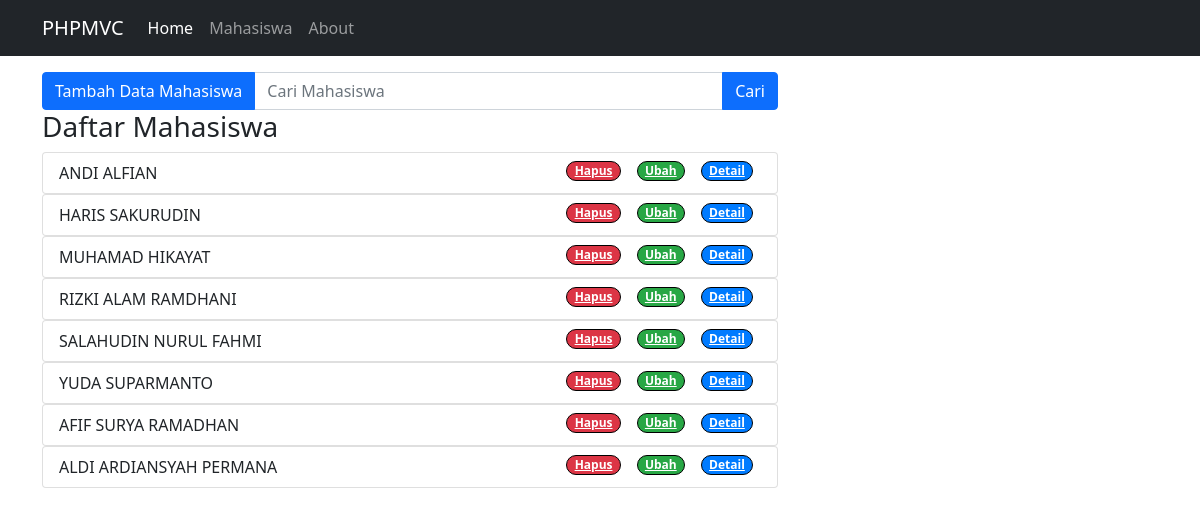
/public/Mahasiswa, run on the app's committed database.
### tables this page shows
CREATE TABLE `mahasiswa` (
  `id` int(11) NOT NULL,
  `nama` varchar(50) NOT NULL,
  `npm` varchar(20) NOT NULL,
  `nama_prodi` varchar(50) NOT NULL
);

### app/core/Controller.php (called while the page is built, shortened)
<?php
class Controller
{
    public function view($view, $data = [])
    {
        $data['title'] = (isset($data['title'])) ? $data['title'] : 'Document';
        require_once '../app/views/templates/index.php';
    }
    public function model($model)
    {
        return new $model;
    }
}

### app/controllers/Mahasiswa.php (called while the page is built, shortened)
<?php
class Mahasiswa extends Controller
{
    public function index()
    {
        $data['title'] = 'Daftar Mahasiswa';
        $data['mhs'] = $this->model('Mahasiswa_model')->getAllMahasiswa();
        $this->view('mahasiswa/index', $data);
    }
}

### app/core/App.php (called while the page is built, shortened)
<?php
class App
{
  protected $method = 'index';
  protected $params = [];
  public function __construct()
  {
    $this->controller = new $this->controller;
    call_user_func_array([$this->controller, $this->method], $this->params);
  }
}

### public/index.php (called while the page is built, shortened)
<?php
$app = new App;

### app/core/Database.php (called while the page is built, shortened)
<?php
class Database
{
    private $host = DB_HOST;
    private $db_name = DB_NAME;
    public function __construct()
    {
        $dsn = "mysql:host=$this->host;dbname=$this->db_name";
        try {
            $this->dbh = new PDO($dsn, 'root', '');
        } catch (PDOException $e) {
            die($e->getMessage());
        }
    }
    public function query($query)
    {
        $this->stmt = $this->dbh->prepare($query);
    }
    public function execute()
    {
        $this->stmt->execute();
    }
    public function resultSet()
    {
        $this->execute();
        return $this->stmt->fetchAll(PDO::FETCH_ASSOC);
    }
}

### app/models/Mahasiswa_model.php (called while the page is built, shortened)
<?php
class Mahasiswa_model
{
    private $table = 'mahasiswa';
    private $db;
    public function __construct()
    {
        $this->db = new Database;
    }
    public function getAllMahasiswa()
    {
        $this->db->query('SELECT * FROM ' . $this->table);
        return $this->db->resultSet();
    }
}

### app/views/mahasiswa/index.php (the view, shortened to what this page needs)
<div class="container mt-3">
    <div class="row">
        <div class="col-lg-8">
            <form action="<?= BASEURL ?>mahasiswa/cari" method="POST">
                <div class="input-group">
                    <button type="button" class="btn btn-primary tombolTambahData" data-toggle="modal" data-target="#formModal">
                        Tambah Data Mahasiswa
                    </button>
                    <input type="text" name="keyword" id="keyword" placeholder="Cari Mahasiswa" class="form-control" autocomplete="off">
                    <button class="btn btn-primary" type="submit" id="tombolCari">Cari</button>
                </div>
            </form>
        </div>
    </div>
    <div class="row">
        <div class="col-8">
            <h3>Daftar Mahasiswa</h3>
            <?php foreach ($data['mhs'] as $mhs) : ?>
                <ul class="list-group">
                    <li class="list-group-item">
                        <?= $mhs['nama'] ?>
                        <a href="<?= BASEURL ?>mahasiswa/detail/<?= $mhs['id'] ?>" class="badge badge-primary badge-pill float-end mx-2">Detail</a>
                        <a href="<?= BASEURL ?>mahasiswa/ubah/<?= $mhs['id'] ?>" class="badge badge-success badge-pill float-end mx-2 tampilModalUbah" data-target="#formModal" data-toggle="modal" data-id="<?= $mhs['id'] ?>">Ubah</a>
                        <a href="<?= BASEURL ?>mahasiswa/hapus/<?= $mhs['id'] ?>" class="badge badge-danger badge-pill float-end mx-2" onclick="return confirm('Apakah anda yakin?')">Hapus</a>
                    </li>
                </ul>
            <?php endforeach; ?>
        </div>
    </div>
</div>

### app/views/templates/index.php (shortened to what this page needs)
<!DOCTYPE html>
<html lang="en">
<head>
    <link rel="stylesheet" href="<?= BASEURL ?>css/bootstrap.min.css">
    <link rel="stylesheet" href="<?= BASEURL ?>css/badge.css">
</head>
<body>
    <nav class="navbar navbar-expand-md navbar-dark bg-dark">
        <div class="container">
            <a class="navbar-brand" href="<?= BASEURL ?>">PHPMVC</a>
            <div class="collapse navbar-collapse" id="navbarsExample04">
                <ul class="navbar-nav me-auto mb-2 mb-md-0">
                    <li class="nav-item">
                        <a class="nav-link active" aria-current="page" href="<?= BASEURL ?>">Home</a>
                    </li>
                    <li class="nav-item">
                        <a class="nav-link" href="<?= BASEURL ?>Mahasiswa">Mahasiswa</a>
                    </li>
                    <li class="nav-item">
                        <a class="nav-link" href="<?= BASEURL ?>About">About</a>
                    </li>
                </ul>
            </div>
        </div>
    </nav>
    <?php require $main; ?>
</body>
</html>

### public/css/badge.css (style rules this page uses)
.badge { border: 1px solid #000 }
.badge { display: inline-block; padding: .25em .4em; font-size: 75%; font-weight: 700; line-height: 1; text-align: center; white-space: nowrap; vertical-align: baseline; border-radius: .25rem }
.badge-pill { padding-right: .6em; padding-left: .6em; border-radius: 10rem }
.badge-primary { color: #fff; background-color: #007bff }
.badge-success { color: #fff; background-color: #28a745 }
.badge-danger { color: #fff; background-color: #dc3545 }

### data on the page
mahasiswa: nama "ANDI ALFIAN"
mahasiswa: nama "HARIS SAKURUDIN"
mahasiswa: nama "MUHAMAD HIKAYAT"
mahasiswa: nama "RIZKI ALAM RAMDHANI"
mahasiswa: nama "SALAHUDIN NURUL FAHMI"
mahasiswa: nama "YUDA SUPARMANTO"
mahasiswa: nama "AFIF SURYA RAMADHAN"
mahasiswa: nama "ALDI ARDIANSYAH PERMANA"
